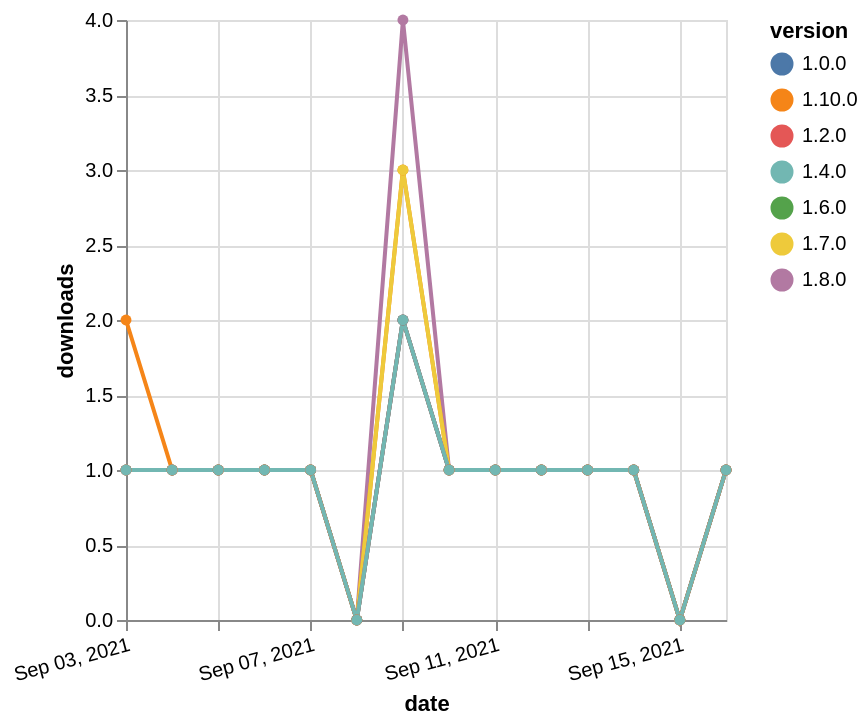

Specify this chart in Vega-Lite:
### Vega-Lite specification from a JSON file in a GitHub repository (floating-point values rounded to 4 significant figures)
{"$schema": "https://vega.github.io/schema/vega-lite/v5.json", "description": "A simple bar chart with embedded data.", "data": {"values": [{"date": "2021-09-03", "total": 154, "delta": 1, "version": "1.6.0"}, {"date": "2021-09-04", "total": 155, "delta": 1, "version": "1.6.0"}, {"date": "2021-09-05", "total": 156, "delta": 1, "version": "1.6.0"}, {"date": "2021-09-06", "total": 157, "delta": 1, "version": "1.6.0"}, {"date": "2021-09-07", "total": 158, "delta": 1, "version": "1.6.0"}, {"date": "2021-09-08", "total": 158, "delta": 0, "version": "1.6.0"}, {"date": "2021-09-09", "total": 160, "delta": 2, "version": "1.6.0"}, {"date": "2021-09-10", "total": 161, "delta": 1, "version": "1.6.0"}, {"date": "2021-09-11", "total": 162, "delta": 1, "version": "1.6.0"}, {"date": "2021-09-12", "total": 163, "delta": 1, "version": "1.6.0"}, {"date": "2021-09-13", "total": 164, "delta": 1, "version": "1.6.0"}, {"date": "2021-09-14", "total": 165, "delta": 1, "version": "1.6.0"}, {"date": "2021-09-15", "total": 165, "delta": 0, "version": "1.6.0"}, {"date": "2021-09-16", "total": 166, "delta": 1, "version": "1.6.0"}, {"date": "2021-09-03", "total": 161, "delta": 1, "version": "1.8.0"}, {"date": "2021-09-04", "total": 162, "delta": 1, "version": "1.8.0"}, {"date": "2021-09-05", "total": 163, "delta": 1, "version": "1.8.0"}, {"date": "2021-09-06", "total": 164, "delta": 1, "version": "1.8.0"}, {"date": "2021-09-07", "total": 165, "delta": 1, "version": "1.8.0"}, {"date": "2021-09-08", "total": 165, "delta": 0, "version": "1.8.0"}, {"date": "2021-09-09", "total": 169, "delta": 4, "version": "1.8.0"}, {"date": "2021-09-10", "total": 170, "delta": 1, "version": "1.8.0"}, {"date": "2021-09-11", "total": 171, "delta": 1, "version": "1.8.0"}, {"date": "2021-09-12", "total": 172, "delta": 1, "version": "1.8.0"}, {"date": "2021-09-13", "total": 173, "delta": 1, "version": "1.8.0"}, {"date": "2021-09-14", "total": 174, "delta": 1, "version": "1.8.0"}, {"date": "2021-09-15", "total": 174, "delta": 0, "version": "1.8.0"}, {"date": "2021-09-16", "total": 175, "delta": 1, "version": "1.8.0"}, {"date": "2021-09-03", "total": 117, "delta": 2, "version": "1.10.0"}, {"date": "2021-09-04", "total": 118, "delta": 1, "version": "1.10.0"}, {"date": "2021-09-05", "total": 119, "delta": 1, "version": "1.10.0"}, {"date": "2021-09-06", "total": 120, "delta": 1, "version": "1.10.0"}, {"date": "2021-09-07", "total": 121, "delta": 1, "version": "1.10.0"}, {"date": "2021-09-08", "total": 121, "delta": 0, "version": "1.10.0"}, {"date": "2021-09-09", "total": 124, "delta": 3, "version": "1.10.0"}, {"date": "2021-09-10", "total": 125, "delta": 1, "version": "1.10.0"}, {"date": "2021-09-11", "total": 126, "delta": 1, "version": "1.10.0"}, {"date": "2021-09-12", "total": 127, "delta": 1, "version": "1.10.0"}, {"date": "2021-09-13", "total": 128, "delta": 1, "version": "1.10.0"}, {"date": "2021-09-14", "total": 129, "delta": 1, "version": "1.10.0"}, {"date": "2021-09-15", "total": 129, "delta": 0, "version": "1.10.0"}, {"date": "2021-09-16", "total": 130, "delta": 1, "version": "1.10.0"}, {"date": "2021-09-03", "total": 212, "delta": 1, "version": "1.0.0"}, {"date": "2021-09-04", "total": 213, "delta": 1, "version": "1.0.0"}, {"date": "2021-09-05", "total": 214, "delta": 1, "version": "1.0.0"}, {"date": "2021-09-06", "total": 215, "delta": 1, "version": "1.0.0"}, {"date": "2021-09-07", "total": 216, "delta": 1, "version": "1.0.0"}, {"date": "2021-09-08", "total": 216, "delta": 0, "version": "1.0.0"}, {"date": "2021-09-09", "total": 218, "delta": 2, "version": "1.0.0"}, {"date": "2021-09-10", "total": 219, "delta": 1, "version": "1.0.0"}, {"date": "2021-09-11", "total": 220, "delta": 1, "version": "1.0.0"}, {"date": "2021-09-12", "total": 221, "delta": 1, "version": "1.0.0"}, {"date": "2021-09-13", "total": 222, "delta": 1, "version": "1.0.0"}, {"date": "2021-09-14", "total": 223, "delta": 1, "version": "1.0.0"}, {"date": "2021-09-15", "total": 223, "delta": 0, "version": "1.0.0"}, {"date": "2021-09-16", "total": 224, "delta": 1, "version": "1.0.0"}, {"date": "2021-09-03", "total": 135, "delta": 1, "version": "1.7.0"}, {"date": "2021-09-04", "total": 136, "delta": 1, "version": "1.7.0"}, {"date": "2021-09-05", "total": 137, "delta": 1, "version": "1.7.0"}, {"date": "2021-09-06", "total": 138, "delta": 1, "version": "1.7.0"}, {"date": "2021-09-07", "total": 139, "delta": 1, "version": "1.7.0"}, {"date": "2021-09-08", "total": 139, "delta": 0, "version": "1.7.0"}, {"date": "2021-09-09", "total": 142, "delta": 3, "version": "1.7.0"}, {"date": "2021-09-10", "total": 143, "delta": 1, "version": "1.7.0"}, {"date": "2021-09-11", "total": 144, "delta": 1, "version": "1.7.0"}, {"date": "2021-09-12", "total": 145, "delta": 1, "version": "1.7.0"}, {"date": "2021-09-13", "total": 146, "delta": 1, "version": "1.7.0"}, {"date": "2021-09-14", "total": 147, "delta": 1, "version": "1.7.0"}, {"date": "2021-09-15", "total": 147, "delta": 0, "version": "1.7.0"}, {"date": "2021-09-16", "total": 148, "delta": 1, "version": "1.7.0"}, {"date": "2021-09-03", "total": 284, "delta": 1, "version": "1.2.0"}, {"date": "2021-09-04", "total": 285, "delta": 1, "version": "1.2.0"}, {"date": "2021-09-05", "total": 286, "delta": 1, "version": "1.2.0"}, {"date": "2021-09-06", "total": 287, "delta": 1, "version": "1.2.0"}, {"date": "2021-09-07", "total": 288, "delta": 1, "version": "1.2.0"}, {"date": "2021-09-08", "total": 288, "delta": 0, "version": "1.2.0"}, {"date": "2021-09-09", "total": 290, "delta": 2, "version": "1.2.0"}, {"date": "2021-09-10", "total": 291, "delta": 1, "version": "1.2.0"}, {"date": "2021-09-11", "total": 292, "delta": 1, "version": "1.2.0"}, {"date": "2021-09-12", "total": 293, "delta": 1, "version": "1.2.0"}, {"date": "2021-09-13", "total": 294, "delta": 1, "version": "1.2.0"}, {"date": "2021-09-14", "total": 295, "delta": 1, "version": "1.2.0"}, {"date": "2021-09-15", "total": 295, "delta": 0, "version": "1.2.0"}, {"date": "2021-09-16", "total": 296, "delta": 1, "version": "1.2.0"}, {"date": "2021-09-03", "total": 166, "delta": 1, "version": "1.4.0"}, {"date": "2021-09-04", "total": 167, "delta": 1, "version": "1.4.0"}, {"date": "2021-09-05", "total": 168, "delta": 1, "version": "1.4.0"}, {"date": "2021-09-06", "total": 169, "delta": 1, "version": "1.4.0"}, {"date": "2021-09-07", "total": 170, "delta": 1, "version": "1.4.0"}, {"date": "2021-09-08", "total": 170, "delta": 0, "version": "1.4.0"}, {"date": "2021-09-09", "total": 172, "delta": 2, "version": "1.4.0"}, {"date": "2021-09-10", "total": 173, "delta": 1, "version": "1.4.0"}, {"date": "2021-09-11", "total": 174, "delta": 1, "version": "1.4.0"}, {"date": "2021-09-12", "total": 175, "delta": 1, "version": "1.4.0"}, {"date": "2021-09-13", "total": 176, "delta": 1, "version": "1.4.0"}, {"date": "2021-09-14", "total": 177, "delta": 1, "version": "1.4.0"}, {"date": "2021-09-15", "total": 177, "delta": 0, "version": "1.4.0"}, {"date": "2021-09-16", "total": 178, "delta": 1, "version": "1.4.0"}]}, "width": "container", "mark": {"type": "line", "point": {"filled": true}}, "encoding": {"x": {"field": "date", "type": "temporal", "timeUnit": "yearmonthdate", "title": "date", "axis": {"labelAngle": -15}}, "y": {"field": "delta", "type": "quantitative", "title": "downloads"}, "color": {"field": "version", "type": "nominal"}, "tooltip": {"field": "delta"}}}
